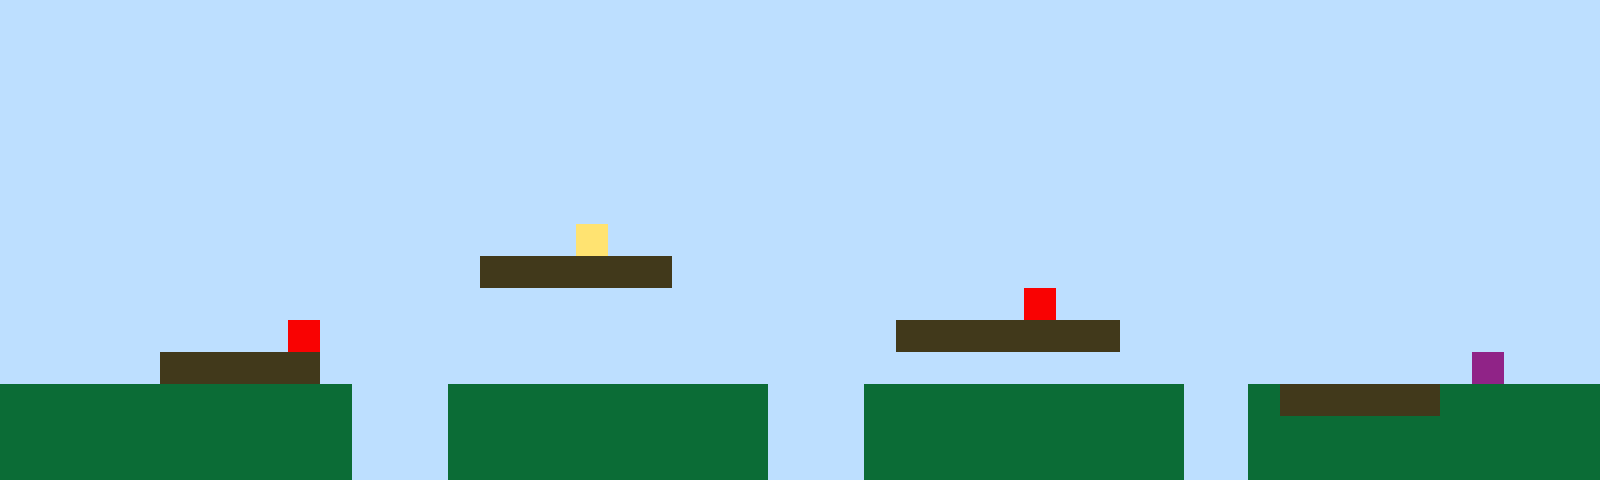

This game map was drawn from its Tiled (.tmx) file and the tilesets committed beside it. A one-line description and the full map source follow:
An orthogonal 50x15 tile map with 32x32 px tiles, 1 tile layer (Tile Layer 1).

<map version="1.10" tiledversion="1.11.2" orientation="orthogonal" renderorder="right-up" width="50" height="15" tilewidth="32" tileheight="32" infinite="0" nextlayerid="2" nextobjectid="1"><editorsettings><export target="map1.csv" format="csv" /></editorsettings><tileset firstgid="1" name="sprites" tilewidth="32" tileheight="32" tilecount="6" columns="3"><image source="sprites.png" width="96" height="64" /></tileset><layer id="1" name="Tile Layer 1" width="50" height="15"><data encoding="csv">1,1,1,1,1,1,1,1,1,1,1,1,1,1,1,1,1,1,1,1,1,1,1,1,1,1,1,1,1,1,1,1,1,1,1,1,1,1,1,1,1,1,1,1,1,1,1,1,1,1,1,1,1,1,1,1,1,1,1,1,1,1,1,1,1,1,1,1,1,1,1,1,1,1,1,1,1,1,1,1,1,1,1,1,1,1,1,1,1,1,1,1,1,1,1,1,1,1,1,1,1,1,1,1,1,1,1,1,1,1,1,1,1,1,1,1,1,1,1,1,1,1,1,1,1,1,1,1,1,1,1,1,1,1,1,1,1,1,1,1,1,1,1,1,1,1,1,1,1,1,1,1,1,1,1,1,1,1,1,1,1,1,1,1,1,1,1,1,1,1,1,1,1,1,1,1,1,1,1,1,1,1,1,1,1,1,1,1,1,1,1,1,1,1,1,1,1,1,1,1,1,1,1,1,1,1,1,1,1,1,1,1,1,1,1,1,1,1,1,1,1,1,1,1,1,1,1,1,1,1,1,1,1,1,1,1,1,1,1,1,1,1,1,1,1,1,1,1,1,1,1,1,1,1,1,1,1,1,1,1,1,1,1,1,1,1,1,1,1,1,1,1,1,1,1,1,1,1,1,1,1,1,1,1,1,1,1,1,1,1,1,1,1,1,1,1,1,1,1,1,1,1,1,1,1,1,1,1,1,1,1,1,1,1,1,1,1,1,1,1,1,1,1,1,1,1,1,1,1,1,1,1,1,1,1,1,1,1,1,1,1,1,1,1,1,1,1,1,1,1,1,1,1,1,1,1,1,1,1,1,1,1,1,1,1,1,1,1,4,1,1,1,1,1,1,1,1,1,1,1,1,1,1,1,1,1,1,1,1,1,1,1,1,1,1,1,1,1,1,1,1,1,1,1,1,1,1,1,1,1,1,1,1,1,1,3,3,3,3,3,3,1,1,1,1,1,1,1,1,1,1,1,1,1,1,1,1,1,1,1,1,1,1,1,1,1,1,1,1,1,1,1,1,1,1,1,1,1,1,1,1,1,1,1,1,1,1,1,1,1,1,1,1,1,1,1,1,1,1,1,1,1,5,1,1,1,1,1,1,1,1,1,1,1,1,1,1,1,1,1,1,1,1,1,1,1,1,1,1,5,1,1,1,1,1,1,1,1,1,1,1,1,1,1,1,1,1,1,3,3,3,3,3,3,3,1,1,1,1,1,1,1,1,1,1,1,1,1,1,1,1,1,1,1,1,3,3,3,3,3,1,1,1,1,1,1,1,1,1,1,1,1,1,1,1,1,1,1,1,1,1,1,1,1,1,1,1,1,1,1,1,1,1,1,1,1,6,1,1,1,2,2,2,2,2,2,2,2,2,2,2,1,1,1,2,2,2,2,2,2,2,2,2,2,1,1,1,2,2,2,2,2,2,2,2,2,2,1,1,2,3,3,3,3,3,2,2,2,2,2,2,2,2,2,2,2,2,2,2,2,2,1,1,1,2,2,2,2,2,2,2,2,2,2,1,1,1,2,2,2,2,2,2,2,2,2,2,1,1,2,2,2,2,2,2,2,2,2,2,2,2,2,2,2,2,2,2,2,2,2,2,1,1,1,2,2,2,2,2,2,2,2,2,2,1,1,1,2,2,2,2,2,2,2,2,2,2,1,1,2,2,2,2,2,2,2,2,2,2,2</data></layer></map>
